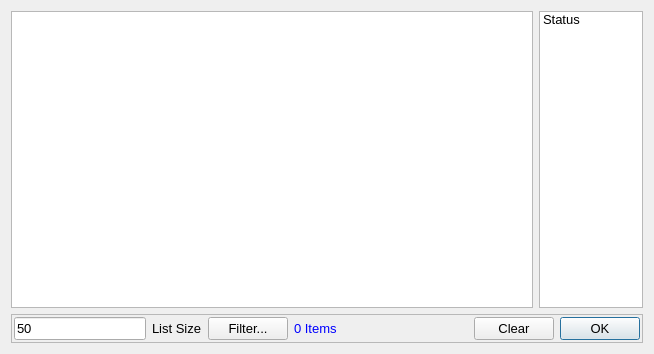
<?xml version="1.0" encoding="UTF-8"?>
<ui version="4.0">
 <class>ErrorDialog</class>
 <widget class="QDialog" name="ErrorDialog">
  <property name="geometry">
   <rect>
    <x>0</x>
    <y>0</y>
    <width>654</width>
    <height>354</height>
   </rect>
  </property>
  <property name="font">
   <font>
    <pointsize>10</pointsize>
   </font>
  </property>
  <property name="windowTitle">
   <string>Function List</string>
  </property>
  <layout class="QVBoxLayout" name="verticalLayout">
   <item>
    <widget class="QFrame" name="fraDisplay">
     <property name="frameShape">
      <enum>QFrame::NoFrame</enum>
     </property>
     <property name="frameShadow">
      <enum>QFrame::Raised</enum>
     </property>
     <layout class="QHBoxLayout" name="horizontalLayout_2" stretch="20,4">
      <property name="leftMargin">
       <number>0</number>
      </property>
      <property name="topMargin">
       <number>0</number>
      </property>
      <property name="rightMargin">
       <number>0</number>
      </property>
      <property name="bottomMargin">
       <number>0</number>
      </property>
      <item>
       <widget class="QTextEdit" name="txtErrList">
        <property name="font">
         <font>
          <family>Ubuntu Mono</family>
          <pointsize>10</pointsize>
         </font>
        </property>
        <property name="readOnly">
         <bool>true</bool>
        </property>
       </widget>
      </item>
      <item>
       <widget class="QListWidget" name="lstFilter">
        <item>
         <property name="text">
          <string>Status</string>
         </property>
         <property name="foreground">
          <brush brushstyle="NoBrush">
           <color alpha="255">
            <red>0</red>
            <green>0</green>
            <blue>255</blue>
           </color>
          </brush>
         </property>
        </item>
       </widget>
      </item>
     </layout>
    </widget>
   </item>
   <item>
    <widget class="QFrame" name="fraListEdit">
     <property name="frameShape">
      <enum>QFrame::StyledPanel</enum>
     </property>
     <property name="frameShadow">
      <enum>QFrame::Raised</enum>
     </property>
     <layout class="QHBoxLayout" name="horizontalLayout">
      <property name="leftMargin">
       <number>2</number>
      </property>
      <property name="topMargin">
       <number>2</number>
      </property>
      <property name="rightMargin">
       <number>2</number>
      </property>
      <property name="bottomMargin">
       <number>2</number>
      </property>
      <item>
       <widget class="QLineEdit" name="leHistSize">
        <property name="toolTip">
         <string>List limit</string>
        </property>
        <property name="text">
         <string>50</string>
        </property>
       </widget>
      </item>
      <item>
       <widget class="QLabel" name="lblNumListed">
        <property name="text">
         <string>List Size</string>
        </property>
       </widget>
      </item>
      <item>
       <widget class="QPushButton" name="cmdFilter">
        <property name="text">
         <string>Filter...</string>
        </property>
       </widget>
      </item>
      <item>
       <widget class="QLabel" name="lblFilter">
        <property name="font">
         <font>
          <pointsize>10</pointsize>
         </font>
        </property>
        <property name="styleSheet">
         <string notr="true">color: rgb(0, 0, 255);</string>
        </property>
        <property name="text">
         <string>0 Items</string>
        </property>
       </widget>
      </item>
      <item>
       <spacer name="horizontalSpacer_2">
        <property name="orientation">
         <enum>Qt::Horizontal</enum>
        </property>
        <property name="sizeHint" stdset="0">
         <size>
          <width>128</width>
          <height>20</height>
         </size>
        </property>
       </spacer>
      </item>
      <item>
       <widget class="QPushButton" name="cmdClearHistory">
        <property name="text">
         <string>Clear</string>
        </property>
       </widget>
      </item>
      <item>
       <widget class="QPushButton" name="cmdOK">
        <property name="text">
         <string>OK</string>
        </property>
        <property name="autoDefault">
         <bool>false</bool>
        </property>
        <property name="default">
         <bool>true</bool>
        </property>
       </widget>
      </item>
     </layout>
    </widget>
   </item>
  </layout>
 </widget>
 <tabstops>
  <tabstop>txtErrList</tabstop>
 </tabstops>
 <resources/>
 <connections/>
</ui>
